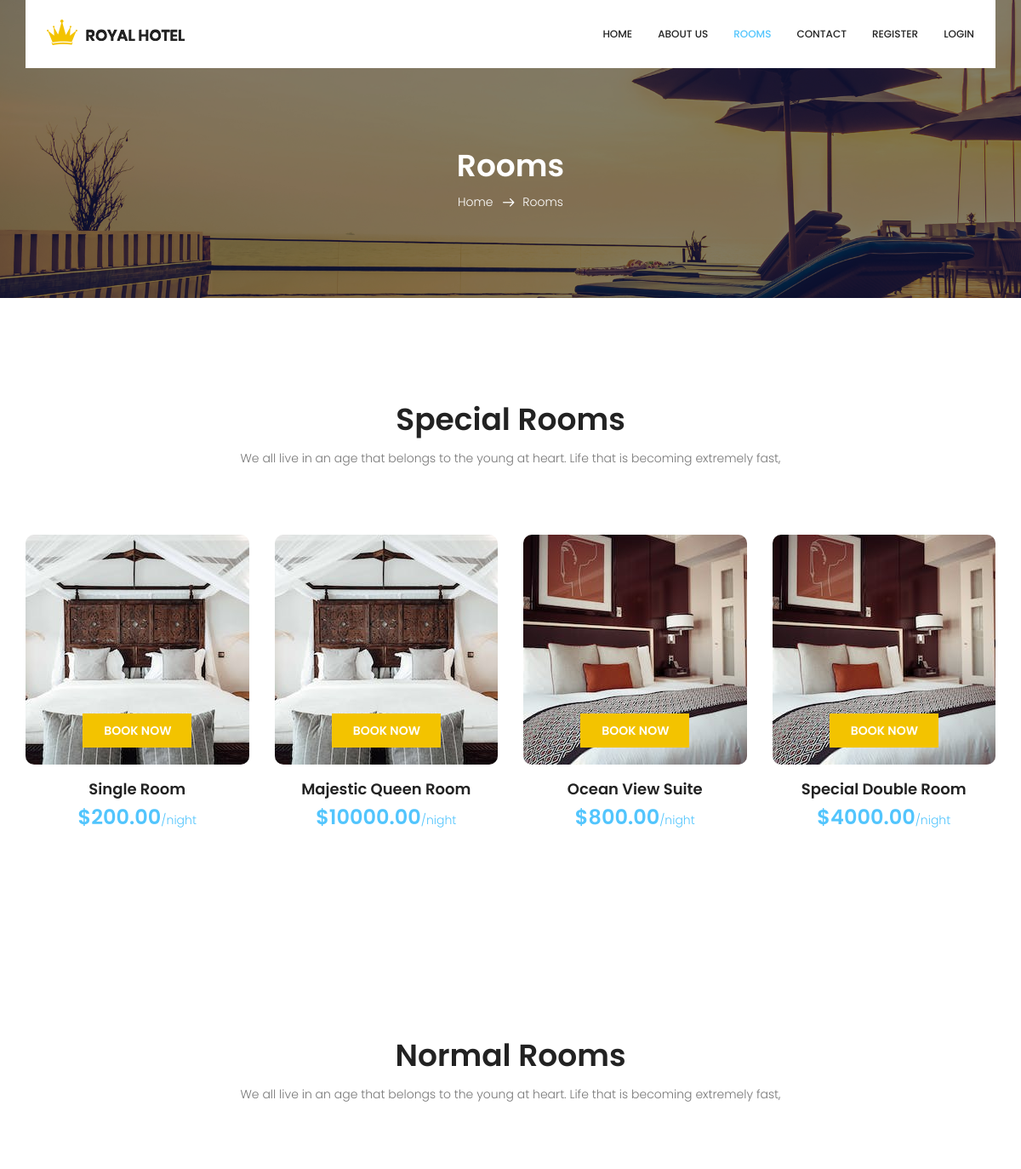
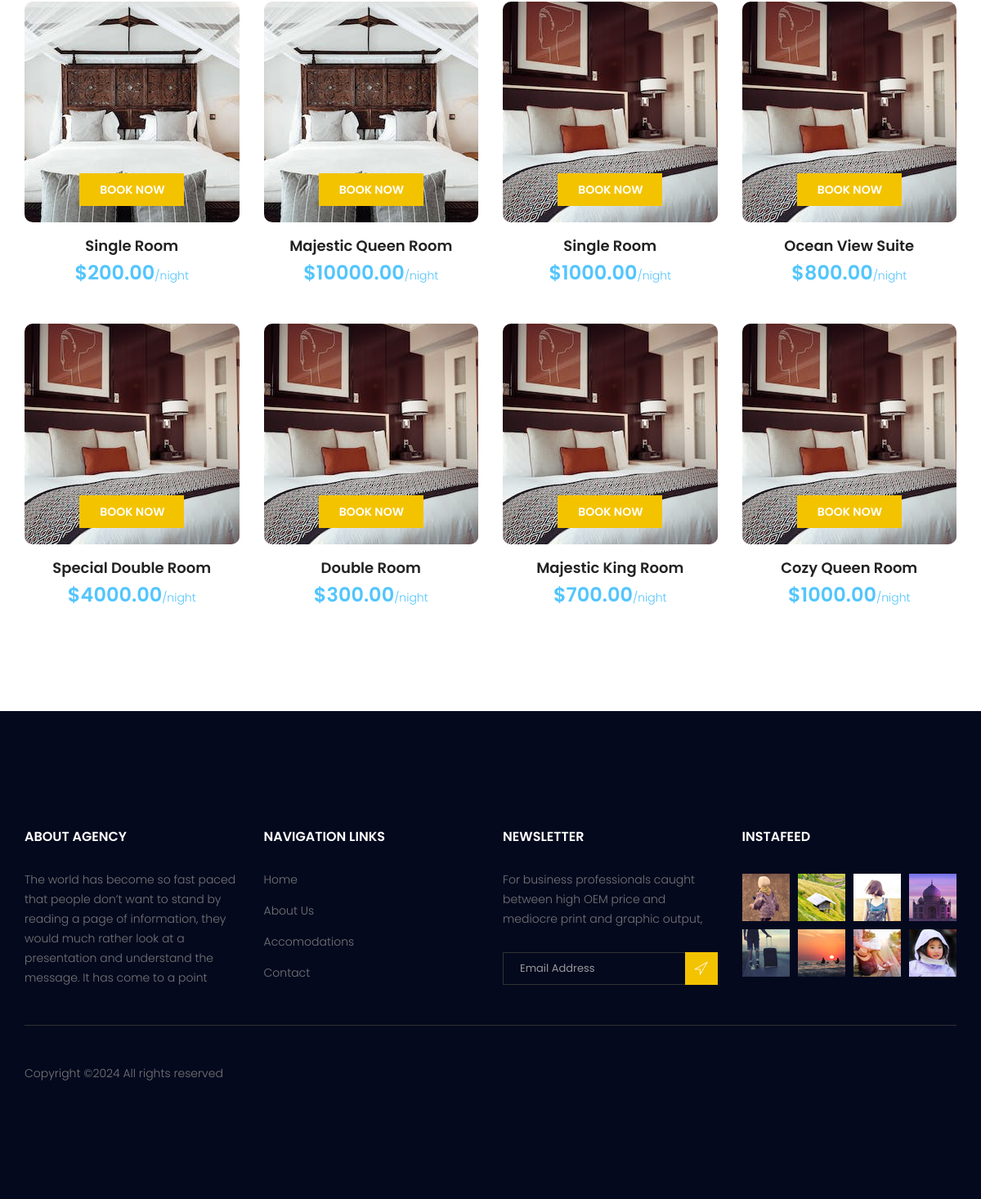
/accomodation/, run on the app's committed database (2 pictures, top to bottom).
### base/models.py (models this page shows, shortened)
class Room(models.Model):
    ROOM_TYPES = [
        ('single', 'Single'),
        ('double', 'Double'),
        ('suite', 'Suite'),
    ]
    room_name = models.CharField(max_length=20,null=True)
    room_number = models.CharField(max_length=10)
    room_type = models.CharField(max_length=10, choices=ROOM_TYPES)
    room_image1 = models.ImageField(upload_to="base/uploads",null=True)
    room_image2 = models.ImageField(upload_to="base/uploads",null=True)
    room_image3 = models.ImageField(upload_to="base/uploads",null=True)
    price = models.DecimalField(max_digits=10, decimal_places=2)
    room_description = models.TextField()
    is_booked = models.BooleanField(default=False)
    is_special = models.BooleanField(default=False)
    updated = models.DateTimeField(auto_now=True)
    created = models.DateTimeField(auto_now_add=True)
    class Meta:
        verbose_name = 'Room'
        verbose_name_plural = 'Rooms'
        ordering = ['-updated','-created']

### base/views.py (the view)
# urls.py: path('accomodation/',views.accomodation,name="accomodation"),
def accomodation(request):
    rooms = Room.objects.all()
    special_rooms = Room.objects.filter(is_special=True)[:4]
    context = {'title':'Accomodation','active_link':'accomodation','rooms':rooms,'special_rooms':special_rooms}
    return render(request,'base/accomodation.html',context)

### base/templates/base/accomodation.html
{%extends 'main.html'%}
{% block content %}
{% load static %}
        <section class="breadcrumb_area">
            <div class="overlay bg-parallax" data-stellar-ratio="0.8" data-stellar-vertical-offset="0" data-background=""></div>
            <div class="container">
                <div class="page-cover text-center">
                    <h2 class="page-cover-tittle">Rooms</h2>
                    <ol class="breadcrumb">
                        <li><a href="{% url 'home'%}">Home</a></li>
                        <li class="active">Rooms</li>
                    </ol>
                </div>
            </div>
        </section>
        <section class="accomodation_area section_gap">
            <div class="container">
                <div class="section_title text-center">
                    <h2 class="title_color">Special Rooms</h2>
                    <p>We all live in an age that belongs to the young at heart. Life that is becoming extremely fast,</p>
                </div>
                <div class="row mb_30">
                    {%for room in special_rooms%}
                    <div class="col-lg-3 col-sm-6">
                        <div class="accomodation_item text-center">
                            <div class="hotel_img">
                                <img src="../../../{{ room.room_image1 }}" alt="Room Image">
                                <a href="{% url 'room' room.id %}" class="btn theme_btn button_hover">Book Now</a>
                            </div>
                            <a href="#"><h4 class="sec_h4">{{room.room_name}}</h4></a>
                            <h5>${{room.price}}<small>/night</small></h5>
                        </div>
                    </div>
                    {%endfor%}
                </div>
            </div>
        </section>
        <section class="accomodation_area section_gap">
            <div class="container">
                <div class="section_title text-center">
                    <h2 class="title_color">Normal Rooms</h2>
                    <p>We all live in an age that belongs to the young at heart. Life that is becoming extremely fast,</p>
                </div>
                <div class="row accomodation_two">
                    {%for room in rooms%}
                    <div class="col-lg-3 col-sm-6">
                        <div class="accomodation_item text-center">
                            <div class="hotel_img">
                                <img src="../../../{{ room.room_image1 }}" alt="Room Image">
                                <a href="{% url 'room' room.id %}" class="btn theme_btn button_hover">Book Now</a>
                            </div>
                            <a href="#"><h4 class="sec_h4">{{room.room_name}}</h4></a>
                            <h5>${{room.price}}<small>/night</small></h5>
                        </div>
                    </div>
                    {%endfor%}
                </div>
            </div>
        </section>
        {% endblock content %}

### templates/main.html (shortened to what this page needs)
<!doctype html>
{% load static %}
<html lang="en">
    <head>
        <link rel="stylesheet" href="{% static 'css/bootstrap.css' %}">
        <link rel="stylesheet" href="{% static 'vendors/linericon/style.css' %}">
        <link rel="stylesheet" href="{% static 'css/font-awesome.min.css' %}">
        <link rel="stylesheet" href="{% static 'vendors/owl-carousel/owl.carousel.min.css' %}">
        <link rel="stylesheet" href="{% static 'vendors/bootstrap-datepicker/bootstrap-datepicker.min.css' %}">
        <link rel="stylesheet" href="{% static 'vendors/nice-select/css/nice-select.css' %}">
        <link rel="stylesheet" href="{% static 'vendors/owl-carousel/owl.carousel.min.css' %}">
        <link rel="stylesheet" href="{% static 'css/style.css' %}">
        <link rel="stylesheet" href="{% static 'css/responsive.css' %}">
    </head>
    <body>
      {% include 'navigation.html' %}
      {% block content %}
      {% endblock  %}
      <footer class="footer-area section_gap">
        <div class="container">
            <div class="row">
                <div class="col-lg-3  col-md-6 col-sm-6">
                    <div class="single-footer-widget">
                        <h6 class="footer_title">About Agency</h6>
                        <p>The world has become so fast paced that people don’t want to stand by reading a page of information, they would much rather look at a presentation and understand the message. It has come to a point </p>
                    </div>
                </div>
                <div class="col-lg-3 col-md-6 col-sm-6">
                    <div class="single-footer-widget">
                        <h6 class="footer_title">Navigation Links</h6>
                        <div class="row">
                            <div class="col-4">
                                <ul class="list_style">
                                    <li><a href="{%url 'home'%}">Home</a></li>
                                    <li><a href="{%url 'about'%}">About Us</a></li>
                                    <li><a href="{%url 'accomodation'%}">Accomodations</a></li>
                                    <li><a href="{%url 'accomodation'%}">Contact</a></li>
                                </ul>
                            </div>
                        </div>
                    </div>
                </div>
                <div class="col-lg-3 col-md-6 col-sm-6">
                    <div class="single-footer-widget">
                        <h6 class="footer_title">Newsletter</h6>
                        <p>For business professionals caught between high OEM price and mediocre print and graphic output, </p>
                        <div id="mc_embed_signup">
                            <form target="_blank" action="https://spondonit.us12.list-manage.com/subscribe/post?u=1462626880ade1ac87bd9c93a&amp;id=92a4423d01" method="get" class="subscribe_form relative">
                                <div class="input-group d-flex flex-row">
                                    <input name="EMAIL" placeholder="Email Address" onfocus="this.placeholder = ''" onblur="this.placeholder = 'Email Address '" required="" type="email">
                                    <button class="btn sub-btn"><span class="lnr lnr-location"></span></button>
                                </div>
                            </form>
                        </div>
                    </div>
                </div>
                <div class="col-lg-3 col-md-6 col-sm-6">
                    <div class="single-footer-widget instafeed">
                        <h6 class="footer_title">InstaFeed</h6>
                        <ul class="list_style instafeed d-flex flex-wrap">
                            <li><img src="{% static 'image/instagram/Image-01.jpg' %}" alt=""></li>
                            <li><img src="{% static 'image/instagram/Image-02.jpg' %}" alt=""></li>
                            <li><img src="{% static 'image/instagram/Image-03.jpg' %}" alt=""></li>
                            <li><img src="{% static 'image/instagram/Image-04.jpg' %}" alt=""></li>
                            <li><img src="{% static 'image/instagram/Image-05.jpg' %}" alt=""></li>
                            <li><img src="{% static 'image/instagram/Image-06.jpg' %}" alt=""></li>
                            <li><img src="{% static 'image/instagram/Image-07.jpg' %}" alt=""></li>
                            <li><img src="{% static 'image/instagram/Image-08.jpg' %}" alt=""></li>
                        </ul>
                    </div>
                </div>
            </div>
            <div class="border_line"></div>
            <div class="row footer-bottom d-flex justify-content-between align-items-center">
                <p class="col-lg-8 col-sm-12 footer-text m-0">
  Copyright &copy;<script>document.write(new Date().getFullYear());</script> All rights reserved
  </p>
                <div class="col-lg-4 col-sm-12 footer-social">
                </div>
            </div>
        </div>
      </footer>
</body>
</html>

### templates/navigation.html (shortened to what this page needs)
{% load static %}
  <header class="header_area">
    <div class="container">
        <nav class="navbar navbar-expand-lg navbar-light">
            <a class="navbar-brand logo_h" href="{% url 'home'%}"><img src="{% static 'image/Logo.png' %}" alt=""></a>
            <div class="collapse navbar-collapse offset" id="navbarSupportedContent">
                <ul class="nav navbar-nav menu_nav ml-auto">
                    <li class="nav-item {% if active_link == 'home' %} active {% endif %}"><a class="nav-link " href="{% url 'home' %}">Home</a></li>
                    <li class="nav-item {% if active_link == 'about' %} active {% endif %}"><a class="nav-link" href="{% url 'about' %}">About us</a></li>
                    <li class="nav-item {% if active_link == 'accomodation' %} active {% endif %}"><a class="nav-link" href="{% url 'accomodation' %}">Rooms</a></li>
                    <li class="nav-item {% if active_link == 'contact' %} active {% endif %}"><a class="nav-link" href="{% url 'contact' %}">Contact</a></li>
                    {% if request.user.is_authenticated %}
                    <li class="nav-item {% if active_link == 'logout' %} active {% endif %}"><a class="nav-link" href="{% url 'logout' %}">Logout</a></li>
                    <li class="nav-item {% if active_link == 'profile' %} active {% endif %}"><a class="nav-link" href="{% url 'profile' %}">Profile</a></li>
                    {%else%}
                    <li class="nav-item {% if active_link == 'register' %} active {% endif %}"><a class="nav-link" href="{% url 'register' %}">Register</a></li>
                    <li class="nav-item {% if active_link == 'login' %} active {% endif %}"><a class="nav-link" href="{% url 'login' %}">Login</a></li>
                    {%endif%}
                </ul>
            </div>
        </nav>
    </div>
</header>

### data on the page
Room: room_image1 (picture), room_name "Single Room", price "200.00"
Room: room_image1 (picture), room_name "Majestic Queen Room", price "10000.00"
Room: room_image1 (picture), room_name "Ocean View Suite", price "800.00"
Room: room_image1 (picture), room_name "Special Double Room", price "4000.00"
Room: room_image1 (picture), room_name "Single Room", price "1000.00"
Room: room_image1 (picture), room_name "Double Room", price "300.00"
Room: room_image1 (picture), room_name "Majestic King Room", price "700.00"
Room: room_image1 (picture), room_name "Cozy Queen Room", price "1000.00"
